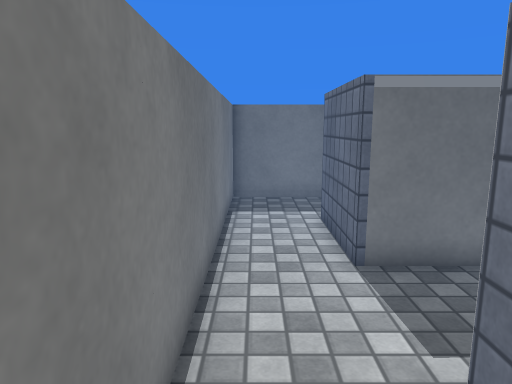
view 1 (above)

17 first-person views from a walk through a Unity game level. The camera is 1.4 m above the floor, tilts 10° down and sees 70° across. The floor is counted in squares, 0.5 m on a side. Each view is taken from the middle of a square. On the plan, view 1 faces up. The plan holds only what a view shows up to about 20 squares ahead; the rest is blank. The player is left out. Some surface patterns are stand-ins.

view 2
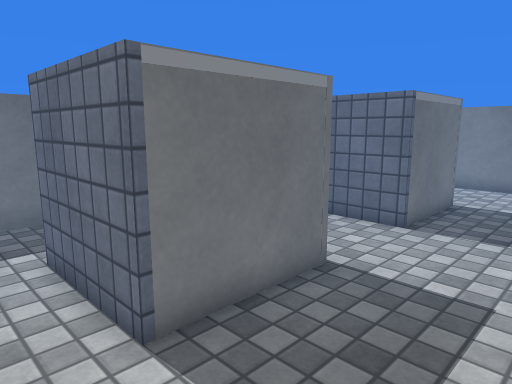

view 3
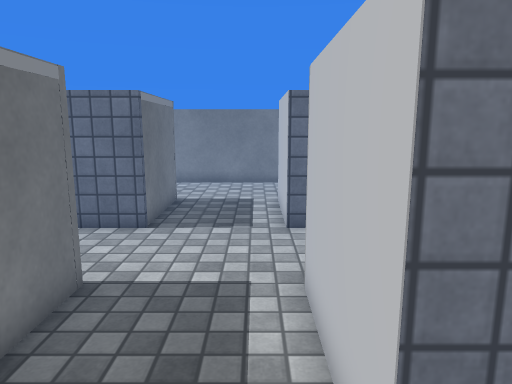

view 4
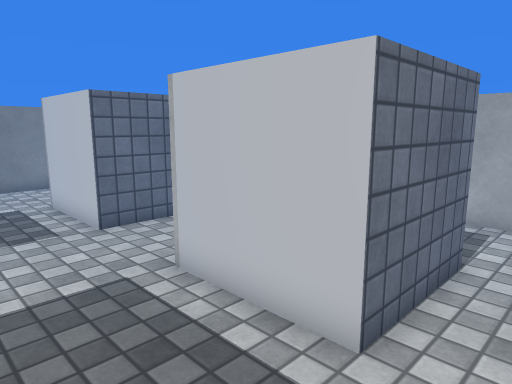

view 5
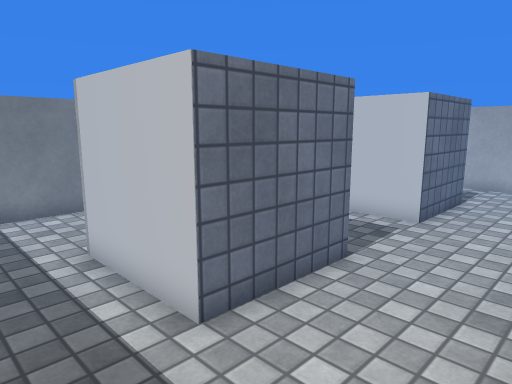

view 6
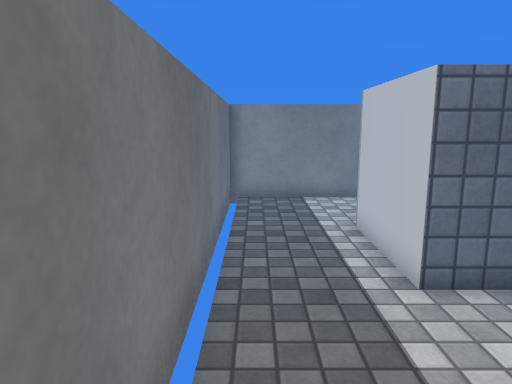

view 7
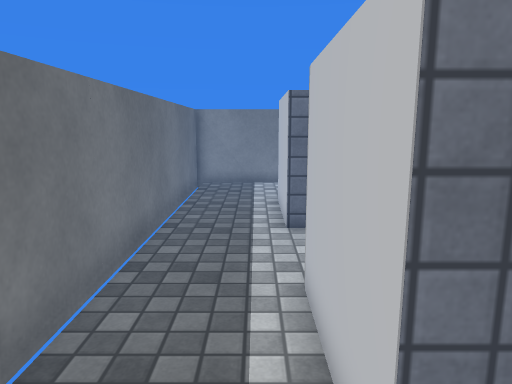

view 8
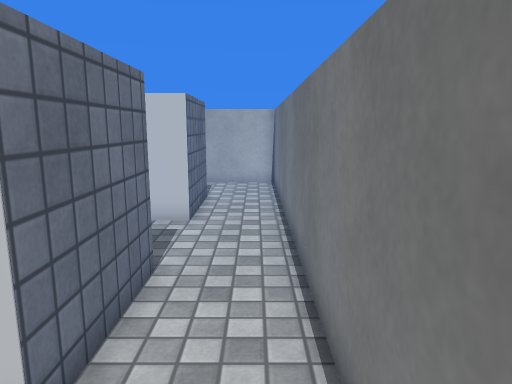

view 9
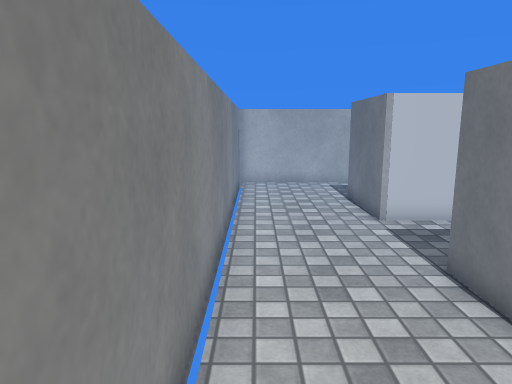

view 10
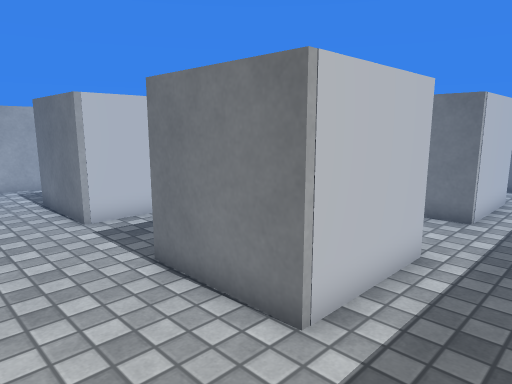

view 11
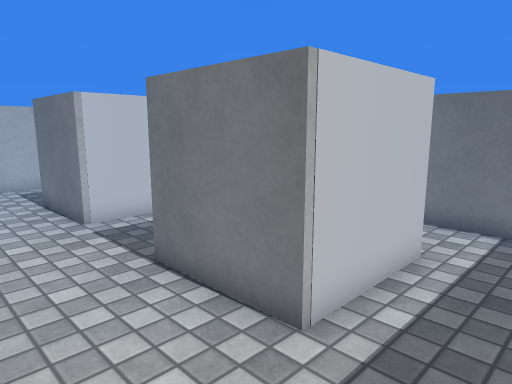

view 12
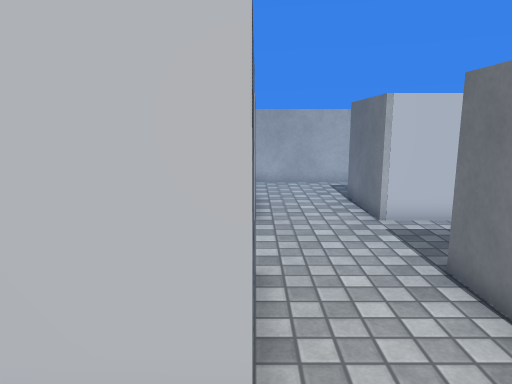

view 13
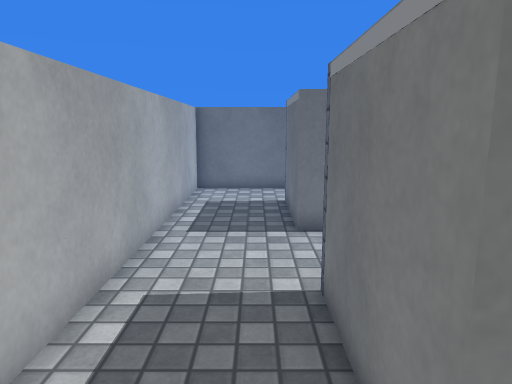

view 14
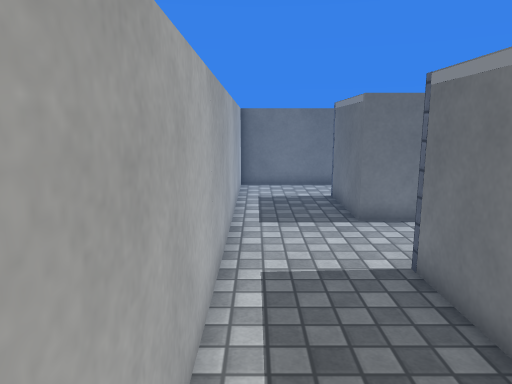

view 15
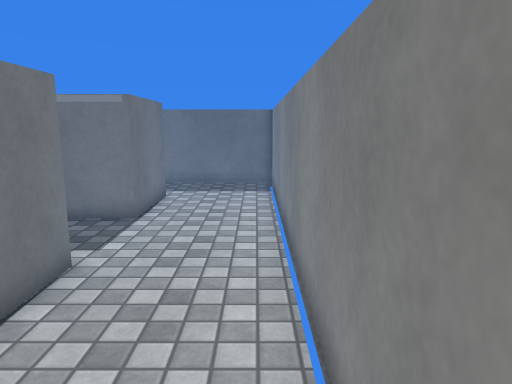

view 16
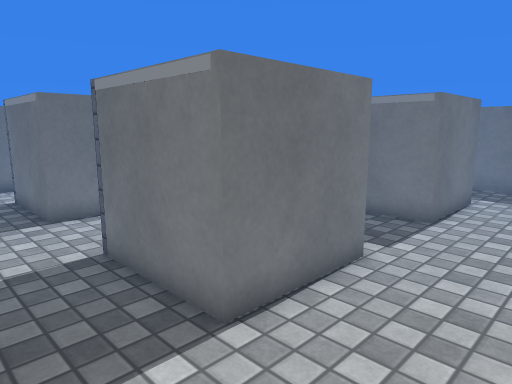

view 17
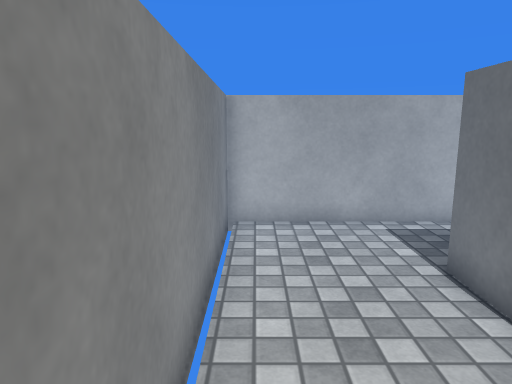

### Floor plan
Points are (right, up) in squares from view 1. A wall is a line through its corners. A room is listed if a view was taken in it or the views show most of it. See-through windows are left out.
Room 1 (views 1, 2, 3, 4, 5, 6, 7, 8, 9, 10, 11, 12, 13, 14, 15, 16, 17)
walls: (10, 3.1) (14.2, 3.1) (14.2, -0.9) (10, -0.9) (10, 3.1); (10, 7.1) (10, 11.1) (14.2, 11.1) (14.2, 7.1) (10, 7.1); (6.2, 3.1) (6.2, -0.9) (2, -0.9) (2, 3.1) (6.2, 3.1); (6.2, 7.1) (2, 7.1) (2, 11.1) (6.2, 11.1) (6.2, 7.1); (3.1, 15.1) (-0.9, 15.1) (-0.9, -4.7) (18.8, -4.7) (18.8, 15.1) (4, 15.1)

Where each view was taken, in squares from view 1:
view 1: 0 up, 0 right, facing up
view 2: 3 up, 0 right, facing up-right
view 3: 4 up, 0 right, facing right
view 4: 7 up, 0 right, facing down-right
view 5: 14 up, 6 right, facing down-right
view 6: 14 up, 4 right, facing right
view 7: 12 up, 0 right, facing right
view 8: 14 up, 0 right, facing down
view 9: 14 up, 18 right, facing down
view 10: 14 up, 18 right, facing down-left
view 11: 14 up, 10 right, facing down-left
view 12: 14 up, 10 right, facing down
view 13: 2 down, 16 right, facing left
view 14: 4 down, 17 right, facing left
view 15: 4 down, 18 right, facing up
view 16: 4 down, 18 right, facing up-left
view 17: 6 up, 18 right, facing down
